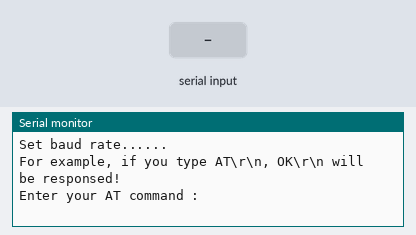
Bench run of a sketch on a simulated Arduino Mega 2560, built with avr-gcc and run on an emulated ATmega2560. Shown: the last lines printed to the serial monitor. The test bench sets the inputs (shaded band).

Above: at 2.0 s.
2.1 s: "1" received over the second serial link
At 3.8 s:
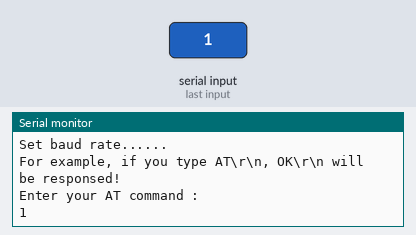
4.5 s: "0" received over the second serial link
At 5.4 s:
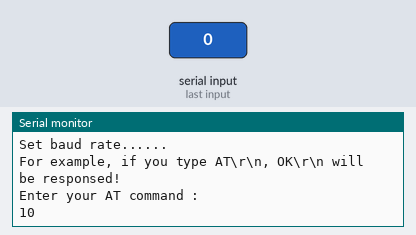

Measured:
- after the input at 2.1 s, the serial monitor: prints a new line after 0.90 s (image 1)
- after the input at 4.5 s, the serial monitor: prints a new line after 0.50 s (image 2)

The sketch:

AT_TESTER.ino
```cpp
 /*
  * File  : AT_TESTER.ino
  * Power : SIM7000 needs 7-12V DC power supply
  * Brief : This example use the serial port to send AT command to control the SIM7000
  *         With initialization completed, we can enter AT command to SIM7000 directly
  *         Common AT commands :
  *         AT+CPIN? : Check SIM card
  *         AT+CSQ   : Check signal quality
  *         AT+CGATT?: Check net attached state
  *         AT+CSTT  : Start net connect task
  *         AT+CIFSR : Get local IP
  *         Get the AT command table in Resource folder :SIM7000 Series_AT Command Manual_V1.01.pdf
  * Note  : If you use Mega please connect PIN8 PIN10 and set PIN_RX = 10
  *         The AT command must end with CRLF
  */
//#include <DFRobot_SIM7000.h>
# include <SoftwareSerial.h>

#define PIN_TX     7
#define PIN_RX     8
SoftwareSerial     mySerial(PIN_TX,PIN_RX);
//DFRobot_SIM7000    sim7000;

void setup() {
    Serial.begin(115200);
    while(!Serial);


    Serial.println("Set baud rate......");
    mySerial.begin(4800);
    Serial.println("For example, if you type AT\\r\\n, OK\\r\\n will be responsed!");
    Serial.println("Enter your AT command :");
}

void loop() {
   // mySerial.listen();
    delay(1000);
    while(mySerial.available()){
        Serial.write(mySerial.read());
        //delay(1000);
    }
    //mySerial.flush();
    while(Serial.available()){
        mySerial.write(Serial.read());
        //delay(1000);
    }
}
```
